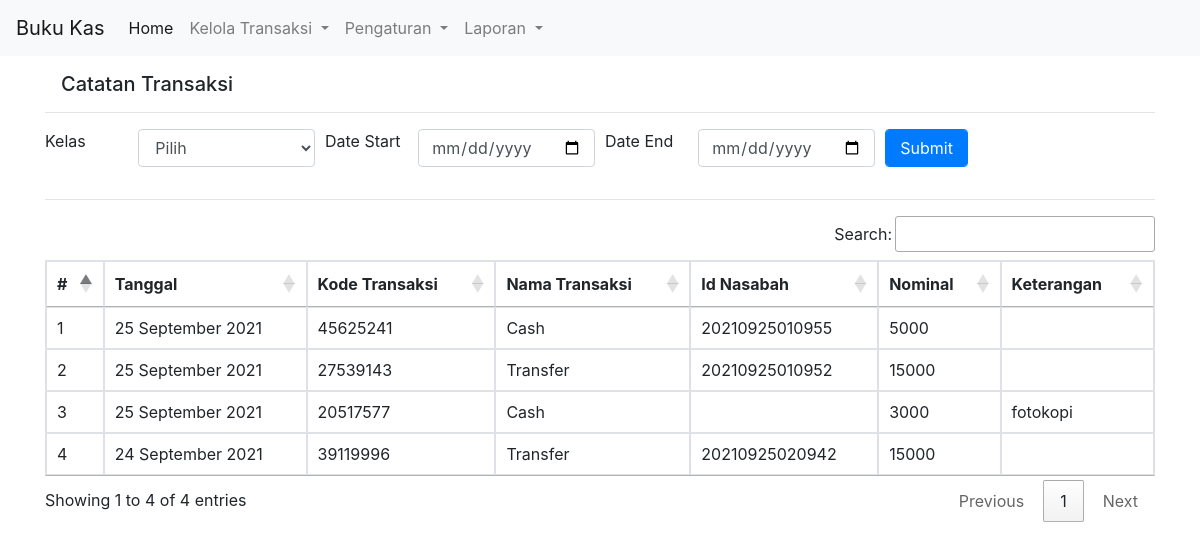
Page /transaksi.php on the committed database.
### tables this page shows
CREATE TABLE `buku_kas` (
  `id` int(11) NOT NULL AUTO_INCREMENT,
  `date` date DEFAULT NULL,
  `tipe` varchar(50) DEFAULT NULL,
  `id_nasabah` varchar(50) DEFAULT NULL,
  `kode_trx` varchar(50) DEFAULT NULL,
  `cat` varchar(50) DEFAULT NULL,
  `nominal` decimal(12,0) DEFAULT NULL,
  `keterangan` text DEFAULT NULL,
  PRIMARY KEY (`id`)
);

CREATE TABLE `jenis_trx` (
  `id` int(11) NOT NULL AUTO_INCREMENT,
  `id_trx` varchar(9) DEFAULT NULL,
  `nama_trx` varchar(50) DEFAULT NULL,
  `cat` varchar(50) DEFAULT NULL,
  PRIMARY KEY (`id`)
);

### transaksi.php (the view, shortened to what this page needs)
<!DOCTYPE html>
<html lang="en">
<head>
    <link rel="stylesheet" href="https://use.fontawesome.com/releases/v5.6.3/css/all.css" />
    <link rel="stylesheet" href="https://stackpath.bootstrapcdn.com/bootstrap/4.3.1/css/bootstrap.min.css" />
    <link rel="stylesheet" href="https://cdn.jsdelivr.net/npm/bootstrap@4.5.3/dist/css/bootstrap.min.css" />
    <link rel="stylesheet" href="https://cdn.datatables.net/1.10.22/css/jquery.dataTables.min.css" />
    <link rel="stylesheet" type="text/css"
        href="https://cdn.datatables.net/v/dt/jqc-1.12.4/dt-1.10.22/b-1.6.5/b-html5-1.6.5/cr-1.5.2/fh-3.1.7/r-2.2.6/rg-1.1.2/sb-1.0.0/datatables.min.css" />
    <link rel="stylesheet"
        href="https://cdnjs.cloudflare.com/ajax/libs/bootstrap-datepicker/1.9.0/css/bootstrap-datepicker.min.css"
 />
</head>
<body>
    <?php
    include 'navbar.php';
    include 'config.php';
    $sql = "SELECT DATE_FORMAT(a.`date`,'%d %M %Y') AS `date`,a.`kode_trx` as `trxcode`,a.`id_nasabah` as `idnasabah`,c.`nama_trx`as `trxname`,a.`nominal`,a.`keterangan`
    FROM `buku_kas` AS a
    LEFT JOIN `data_nasabah` AS b ON a.`id_nasabah`=b.`id_nsbh`
    LEFT JOIN `jenis_trx` AS c ON a.`tipe`=c.id_trx
    WHERE 1=1
    ORDER BY `date` DESC
    ;";
    $result = $conn->query($sql);
    $i = 1;
    ?>
    <div class="container">
        <div class="row">
            <div class="col-lg">
                <h5 class="row mt-3 ml-3">Catatan Transaksi</h5>
                <hr>
                <div class="row">
                    <div class="col-md">
                        <form action="view-period.php" method="POST">
                            <div class="form-row">
                                <div class="form-group col-md-1">
                                    <label for="kelas">Kelas</label>
                                </div>
                                <div class="form-group col-md-2">
                                    <select name="kelas" id="kelas" class="form-control">
                                        <option value="">Pilih</option>
                                    </select>
                                </div>
                                <div class="form-group col-md-1">
                                    <label for="start">Date Start</label>
                                </div>
                                <div class="form-group col-md-2">
                                    <input type="date" name="start" id="start" class="form-control" value="">
                                </div>
                                <div class="form-group col-md-1">
                                    <label for="end">Date End</label>
                                </div>
                                <div class="form-group col-md-2">
                                    <input type="date" name="end" id="end" class="form-control" value="">
                                </div>
                                <div class="form-group col-md-1">
                                    <input type="submit" name="submit" value="Submit"
                                        class="form-control btn btn-primary">
                                </div>
                            </div>
                        </form>
                    </div>
                </div>
                <hr>
                <div class="row">
                    <div class="col-md">
                        <table class="table table-bordered mt-3" id='myTable'>
                            <thead>
                                <tr>
                                    <th>#</th>
                                    <th>Tanggal</th>
                                    <th>Kode Transaksi</th>
                                    <th>Nama Transaksi</th>
                                    <th>Id Nasabah</th>
                                    <th>Nominal</th>
                                    <th>Keterangan</th>
                                </tr>
                            </thead>
                            <tbody>
                                <?php
                                while ($row = $result->fetch_assoc()) {
                                    echo "
                                <tr>
                                    <td>" . $i++ . "</td>
                                    <td>" . $row['date'] . "</td>
                                    <td>" . $row['trxcode'] . "</td>
                                    <td>" . $row['trxname'] . "</td>
                                    <td>" . $row['idnasabah'] . "</td>
                                    <td>" . $row['nominal'] . "</td>
                                    <td>" . $row['keterangan'];
                                }; ?>
                            </tbody>
                        </table>
                    </div>
                </div>
            </div>
        </div>
    </div>
</body>
</html>

### rows in the picture
buku_kas: date "25 September 2021", kode_trx "45625241", jenis_trx.nama_trx "Cash", id_nasabah "20210925010955", nominal "5000"
buku_kas: date "25 September 2021", kode_trx "27539143", jenis_trx.nama_trx "Transfer", id_nasabah "20210925010952", nominal "15000"
buku_kas: date "25 September 2021", kode_trx "20517577", jenis_trx.nama_trx "Cash", nominal "3000", keterangan "fotokopi"
buku_kas: date "24 September 2021", kode_trx "39119996", jenis_trx.nama_trx "Transfer", id_nasabah "20210925020942", nominal "15000"
